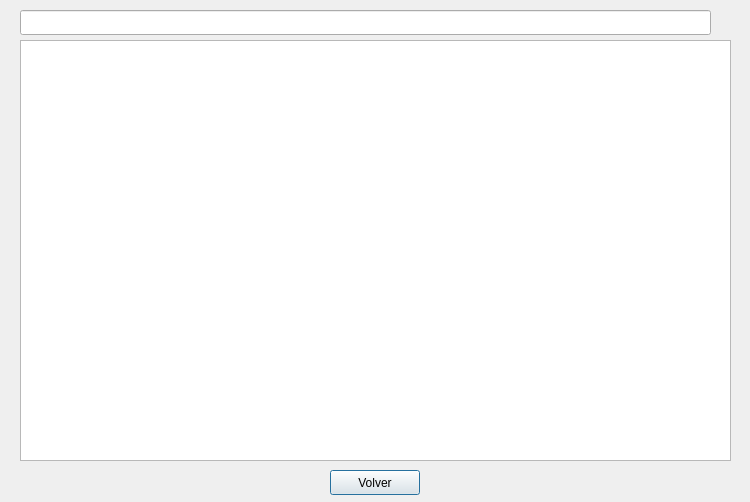
<?xml version="1.0" encoding="UTF-8"?>
<ui version="4.0">
 <class>Dialog</class>
 <widget class="QDialog" name="Dialog">
  <property name="geometry">
   <rect>
    <x>0</x>
    <y>0</y>
    <width>750</width>
    <height>502</height>
   </rect>
  </property>
  <property name="windowTitle">
   <string>Eliminar Usuarios.</string>
  </property>
  <widget class="QTableView" name="tableView">
   <property name="geometry">
    <rect>
     <x>20</x>
     <y>40</y>
     <width>711</width>
     <height>421</height>
    </rect>
   </property>
  </widget>
  <widget class="QLineEdit" name="barraBusqueda">
   <property name="geometry">
    <rect>
     <x>20</x>
     <y>10</y>
     <width>691</width>
     <height>25</height>
    </rect>
   </property>
  </widget>
  <widget class="QLabel" name="labelIconoLupa">
   <property name="geometry">
    <rect>
     <x>710</x>
     <y>10</y>
     <width>21</width>
     <height>25</height>
    </rect>
   </property>
   <property name="text">
    <string/>
   </property>
   <property name="pixmap">
    <pixmap>../assets/iconoLupa.png</pixmap>
   </property>
  </widget>
  <widget class="QPushButton" name="botonVolver">
   <property name="geometry">
    <rect>
     <x>330</x>
     <y>470</y>
     <width>90</width>
     <height>25</height>
    </rect>
   </property>
   <property name="text">
    <string>Volver</string>
   </property>
  </widget>
 </widget>
 <resources/>
 <connections/>
</ui>
